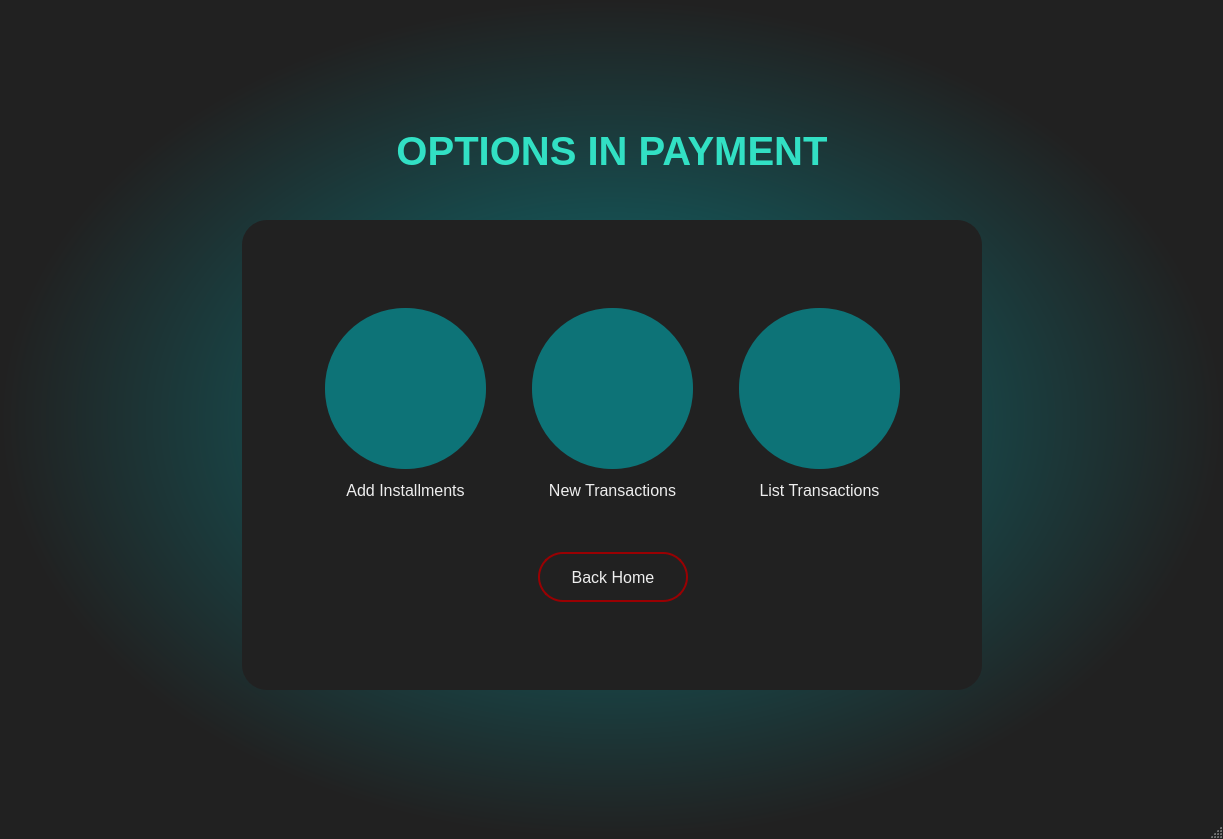
<?xml version="1.0" encoding="UTF-8"?>
<ui version="4.0">
 <class>PaymentWindow</class>
 <widget class="QMainWindow" name="PaymentWindow">
  <property name="geometry">
   <rect>
    <x>0</x>
    <y>0</y>
    <width>1223</width>
    <height>839</height>
   </rect>
  </property>
  <property name="windowTitle">
   <string>MainWindow</string>
  </property>
  <property name="styleSheet">
   <string notr="true">QMainWindow{
background-color: qradialgradient(spread:pad, cx:0.5, cy:0.5, radius:0.5, fx:0.5, fy:0.5, stop:0 rgba(13, 115, 119, 255), stop:1 rgba(33, 33, 33, 255));
}

QLabel{
color: #32e0c4;
}

</string>
  </property>
  <widget class="QWidget" name="centralwidget">
   <layout class="QGridLayout" name="gridLayout_2">
    <item row="1" column="1">
     <layout class="QVBoxLayout" name="verticalLayout_5">
      <item>
       <widget class="QLabel" name="optionsInPaymentLabel">
        <property name="font">
         <font>
          <family>Segoe UI</family>
          <pointsize>30</pointsize>
          <weight>75</weight>
          <bold>true</bold>
         </font>
        </property>
        <property name="text">
         <string>OPTIONS IN PAYMENT</string>
        </property>
        <property name="alignment">
         <set>Qt::AlignCenter</set>
        </property>
       </widget>
      </item>
      <item>
       <spacer name="verticalSpacer_6">
        <property name="orientation">
         <enum>Qt::Vertical</enum>
        </property>
        <property name="sizeHint" stdset="0">
         <size>
          <width>20</width>
          <height>40</height>
         </size>
        </property>
       </spacer>
      </item>
      <item>
       <widget class="QFrame" name="frame">
        <property name="minimumSize">
         <size>
          <width>740</width>
          <height>470</height>
         </size>
        </property>
        <property name="maximumSize">
         <size>
          <width>760</width>
          <height>470</height>
         </size>
        </property>
        <property name="styleSheet">
         <string notr="true">QFrame{
background-color: rgb(33, 33, 33);
border-radius: 25px;
}

QLabel{
color: #eeeeee;
}

QPushButton{
background-color: rgb(13, 115, 119);
border-radius: 80px;
}

QPushButton:hover{
background-color: rgb(50, 224, 196);
}

QPushButton#cancelButton{
color: #eeeeee;
background-color: #212121;
border: 2px solid #9a0002;
border-radius: 25px;
}

QPushButton#cancelButton:hover{
border: 3px solid rgb(255, 0, 0);
background-color: #9a0002;
}</string>
        </property>
        <property name="frameShape">
         <enum>QFrame::StyledPanel</enum>
        </property>
        <property name="frameShadow">
         <enum>QFrame::Raised</enum>
        </property>
        <layout class="QGridLayout" name="gridLayout">
         <item row="1" column="1">
          <layout class="QVBoxLayout" name="verticalLayout_4">
           <item>
            <layout class="QHBoxLayout" name="horizontalLayout">
             <item>
              <layout class="QVBoxLayout" name="verticalLayout">
               <item>
                <widget class="QPushButton" name="installmentButton">
                 <property name="minimumSize">
                  <size>
                   <width>161</width>
                   <height>161</height>
                  </size>
                 </property>
                 <property name="maximumSize">
                  <size>
                   <width>161</width>
                   <height>161</height>
                  </size>
                 </property>
                 <property name="cursor">
                  <cursorShape>OpenHandCursor</cursorShape>
                 </property>
                 <property name="text">
                  <string/>
                 </property>
                 <property name="icon">
                  <iconset>
                   <normaloff>:/paymentIcons/rupeeinstallment.png</normaloff>:/paymentIcons/rupeeinstallment.png</iconset>
                 </property>
                 <property name="iconSize">
                  <size>
                   <width>80</width>
                   <height>80</height>
                  </size>
                 </property>
                </widget>
               </item>
               <item>
                <widget class="QLabel" name="label">
                 <property name="minimumSize">
                  <size>
                   <width>161</width>
                   <height>31</height>
                  </size>
                 </property>
                 <property name="maximumSize">
                  <size>
                   <width>161</width>
                   <height>31</height>
                  </size>
                 </property>
                 <property name="font">
                  <font>
                   <pointsize>12</pointsize>
                  </font>
                 </property>
                 <property name="text">
                  <string>Add Installments</string>
                 </property>
                 <property name="alignment">
                  <set>Qt::AlignCenter</set>
                 </property>
                </widget>
               </item>
              </layout>
             </item>
             <item>
              <spacer name="horizontalSpacer_3">
               <property name="orientation">
                <enum>Qt::Horizontal</enum>
               </property>
               <property name="sizeHint" stdset="0">
                <size>
                 <width>40</width>
                 <height>20</height>
                </size>
               </property>
              </spacer>
             </item>
             <item>
              <layout class="QVBoxLayout" name="verticalLayout_2">
               <item>
                <widget class="QPushButton" name="transactionButton">
                 <property name="minimumSize">
                  <size>
                   <width>161</width>
                   <height>161</height>
                  </size>
                 </property>
                 <property name="maximumSize">
                  <size>
                   <width>161</width>
                   <height>161</height>
                  </size>
                 </property>
                 <property name="cursor">
                  <cursorShape>OpenHandCursor</cursorShape>
                 </property>
                 <property name="text">
                  <string/>
                 </property>
                 <property name="icon">
                  <iconset>
                   <normaloff>:/paymentIcons/payment.png</normaloff>:/paymentIcons/payment.png</iconset>
                 </property>
                 <property name="iconSize">
                  <size>
                   <width>70</width>
                   <height>70</height>
                  </size>
                 </property>
                </widget>
               </item>
               <item>
                <widget class="QLabel" name="label_2">
                 <property name="minimumSize">
                  <size>
                   <width>161</width>
                   <height>31</height>
                  </size>
                 </property>
                 <property name="maximumSize">
                  <size>
                   <width>161</width>
                   <height>31</height>
                  </size>
                 </property>
                 <property name="font">
                  <font>
                   <pointsize>12</pointsize>
                  </font>
                 </property>
                 <property name="text">
                  <string>New Transactions</string>
                 </property>
                 <property name="alignment">
                  <set>Qt::AlignCenter</set>
                 </property>
                </widget>
               </item>
              </layout>
             </item>
             <item>
              <spacer name="horizontalSpacer_4">
               <property name="orientation">
                <enum>Qt::Horizontal</enum>
               </property>
               <property name="sizeHint" stdset="0">
                <size>
                 <width>40</width>
                 <height>20</height>
                </size>
               </property>
              </spacer>
             </item>
             <item>
              <layout class="QVBoxLayout" name="verticalLayout_3">
               <item>
                <widget class="QPushButton" name="listTransactionsButton">
                 <property name="minimumSize">
                  <size>
                   <width>161</width>
                   <height>161</height>
                  </size>
                 </property>
                 <property name="maximumSize">
                  <size>
                   <width>161</width>
                   <height>161</height>
                  </size>
                 </property>
                 <property name="cursor">
                  <cursorShape>OpenHandCursor</cursorShape>
                 </property>
                 <property name="text">
                  <string/>
                 </property>
                 <property name="icon">
                  <iconset>
                   <normaloff>:/paymentIcons/list.png</normaloff>:/paymentIcons/list.png</iconset>
                 </property>
                 <property name="iconSize">
                  <size>
                   <width>90</width>
                   <height>90</height>
                  </size>
                 </property>
                </widget>
               </item>
               <item>
                <widget class="QLabel" name="label_3">
                 <property name="minimumSize">
                  <size>
                   <width>161</width>
                   <height>31</height>
                  </size>
                 </property>
                 <property name="maximumSize">
                  <size>
                   <width>161</width>
                   <height>31</height>
                  </size>
                 </property>
                 <property name="font">
                  <font>
                   <pointsize>12</pointsize>
                  </font>
                 </property>
                 <property name="text">
                  <string>List Transactions</string>
                 </property>
                 <property name="alignment">
                  <set>Qt::AlignCenter</set>
                 </property>
                </widget>
               </item>
              </layout>
             </item>
            </layout>
           </item>
           <item>
            <spacer name="verticalSpacer_3">
             <property name="orientation">
              <enum>Qt::Vertical</enum>
             </property>
             <property name="sizeHint" stdset="0">
              <size>
               <width>20</width>
               <height>40</height>
              </size>
             </property>
            </spacer>
           </item>
           <item>
            <layout class="QHBoxLayout" name="horizontalLayout_2">
             <item>
              <widget class="QLabel" name="label_4">
               <property name="text">
                <string/>
               </property>
              </widget>
             </item>
             <item>
              <widget class="QPushButton" name="cancelButton">
               <property name="minimumSize">
                <size>
                 <width>150</width>
                 <height>50</height>
                </size>
               </property>
               <property name="maximumSize">
                <size>
                 <width>150</width>
                 <height>50</height>
                </size>
               </property>
               <property name="font">
                <font>
                 <family>Segoe UI</family>
                 <pointsize>12</pointsize>
                </font>
               </property>
               <property name="cursor">
                <cursorShape>OpenHandCursor</cursorShape>
               </property>
               <property name="text">
                <string>Back Home</string>
               </property>
              </widget>
             </item>
             <item>
              <widget class="QLabel" name="label_5">
               <property name="text">
                <string/>
               </property>
              </widget>
             </item>
            </layout>
           </item>
          </layout>
         </item>
         <item row="1" column="2">
          <spacer name="horizontalSpacer_2">
           <property name="orientation">
            <enum>Qt::Horizontal</enum>
           </property>
           <property name="sizeHint" stdset="0">
            <size>
             <width>40</width>
             <height>20</height>
            </size>
           </property>
          </spacer>
         </item>
         <item row="1" column="0">
          <spacer name="horizontalSpacer">
           <property name="orientation">
            <enum>Qt::Horizontal</enum>
           </property>
           <property name="sizeHint" stdset="0">
            <size>
             <width>40</width>
             <height>20</height>
            </size>
           </property>
          </spacer>
         </item>
         <item row="2" column="1">
          <spacer name="verticalSpacer_2">
           <property name="orientation">
            <enum>Qt::Vertical</enum>
           </property>
           <property name="sizeHint" stdset="0">
            <size>
             <width>20</width>
             <height>40</height>
            </size>
           </property>
          </spacer>
         </item>
         <item row="0" column="1">
          <spacer name="verticalSpacer">
           <property name="orientation">
            <enum>Qt::Vertical</enum>
           </property>
           <property name="sizeHint" stdset="0">
            <size>
             <width>20</width>
             <height>40</height>
            </size>
           </property>
          </spacer>
         </item>
        </layout>
       </widget>
      </item>
     </layout>
    </item>
    <item row="1" column="2">
     <spacer name="horizontalSpacer_6">
      <property name="orientation">
       <enum>Qt::Horizontal</enum>
      </property>
      <property name="sizeHint" stdset="0">
       <size>
        <width>40</width>
        <height>20</height>
       </size>
      </property>
     </spacer>
    </item>
    <item row="2" column="1">
     <spacer name="verticalSpacer_4">
      <property name="orientation">
       <enum>Qt::Vertical</enum>
      </property>
      <property name="sizeHint" stdset="0">
       <size>
        <width>20</width>
        <height>40</height>
       </size>
      </property>
     </spacer>
    </item>
    <item row="0" column="1">
     <spacer name="verticalSpacer_5">
      <property name="orientation">
       <enum>Qt::Vertical</enum>
      </property>
      <property name="sizeHint" stdset="0">
       <size>
        <width>20</width>
        <height>40</height>
       </size>
      </property>
     </spacer>
    </item>
    <item row="1" column="0">
     <spacer name="horizontalSpacer_5">
      <property name="orientation">
       <enum>Qt::Horizontal</enum>
      </property>
      <property name="sizeHint" stdset="0">
       <size>
        <width>40</width>
        <height>20</height>
       </size>
      </property>
     </spacer>
    </item>
   </layout>
  </widget>
  <widget class="QStatusBar" name="statusbar"/>
 </widget>
 <resources>
  <include location="payment.qrc"/>
 </resources>
 <connections/>
</ui>
